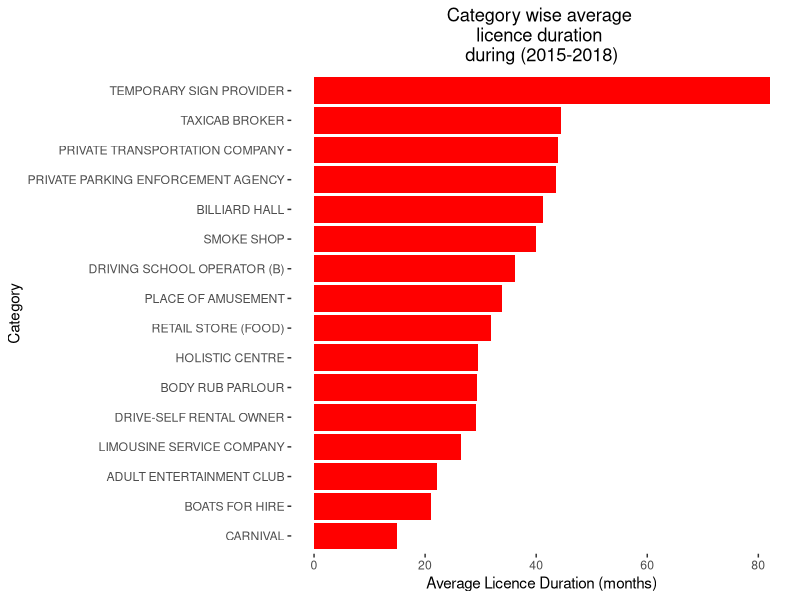
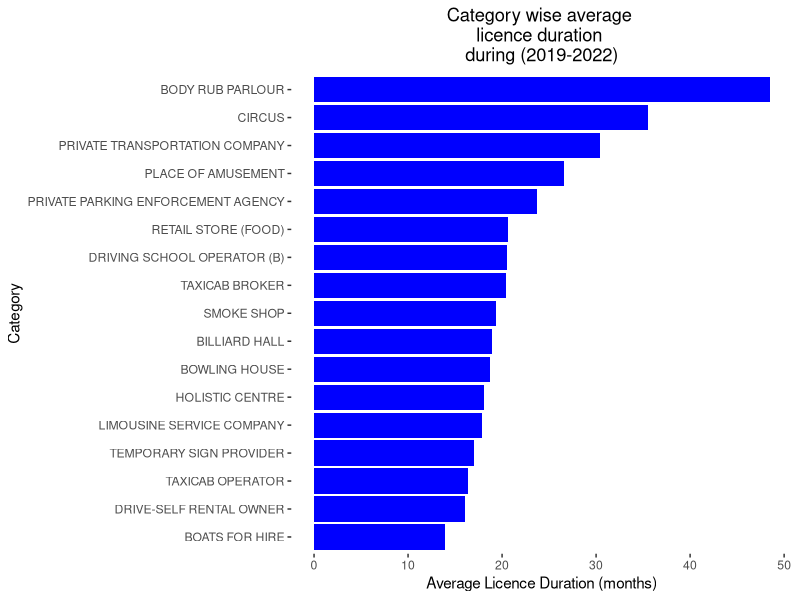
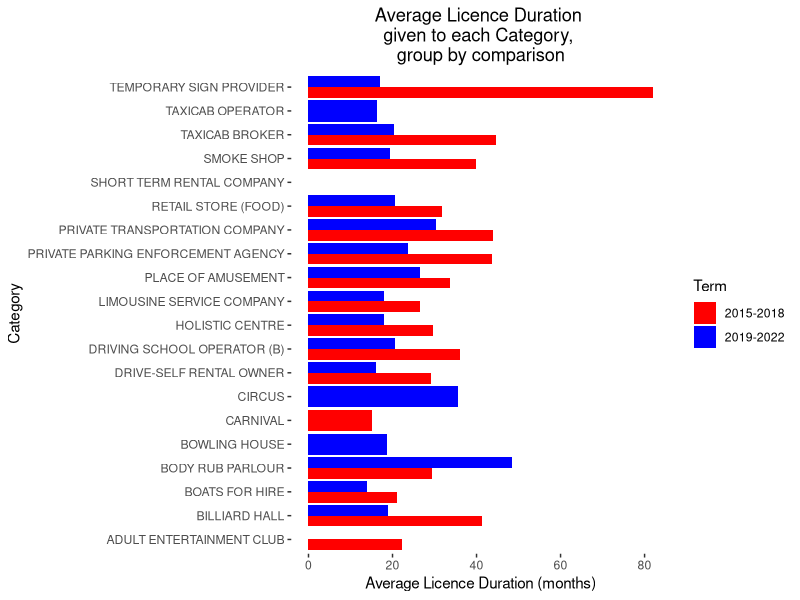
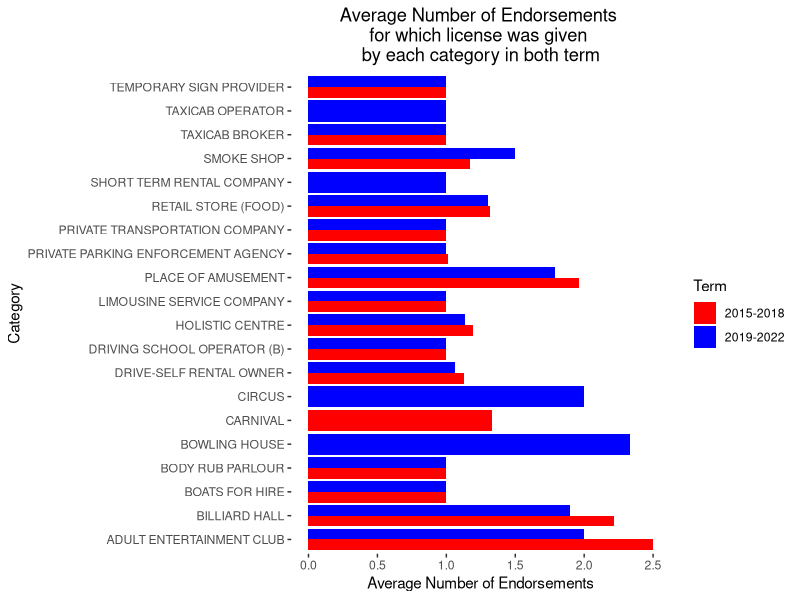

The R script that drew these images, in order:
## ---- chunk 1
#| include: false
#| warning: false
#| message: false
library(tidyverse)
library(knitr)
library(kableExtra)
library(here)
library(ggplot2)
## ---- chunk 2
#| echo: false
#| warning: false
#| message: false
#| label: tbl-sampledata
#| tbl-cap: "Sample of cleaned Municipal Licensing & Standards data set (Issue Duration in Months)"

cleaned_data <- read_csv(file = here("inputs/data/cleaned_data.csv"))
cleaned_data <- as.data.frame(cleaned_data)
res <- head(cleaned_data)
colnames(res) <- c('Category', 'Num Endorsements', 'Issued year', 'Issue duration')
kable(res) 
## ---- chunk 3
#| echo: false
#| warning: false
#| message: false
#| label: tbl-catall
#| tbl-cap: "Licenses issued during all years"

cleaned_data <- read_csv(file = here("inputs/data/cleaned_data.csv"))
df1 <- as.data.frame(prop.table(table(cleaned_data$Category)))
colnames(df1) <- c("Category", "Percentage(%)")
df1$`Percentage(%)` <- df1$`Percentage(%)`*100
result <- kable(df1) 
result
## ---- chunk 4
#| echo: false
#| warning: false
#| message: false
#| label: tbl-term1
#| tbl-cap: "Licenses issued during 2015-2018"

df_2015_2018 <- cleaned_data %>% filter(Issued_year %in% seq(2015, 2018))
df2 <- as.data.frame(prop.table(table(df_2015_2018$Category)))
colnames(df2) <- c("Category", "Percentage(%)")
df2$`Percentage(%)` <- df2$`Percentage(%)`*100
result <- kable(df2) 
result 
## ---- chunk 5
#| echo: false
#| warning: false
#| message: false
#| label: tbl-term2
#| tbl-cap: "Licenses issued during 2019-2022"

df_2019_2022 <- cleaned_data %>% filter(Issued_year %in% seq(2019, 2022))
df3 <- as.data.frame(prop.table(table(df_2019_2022$Category)))
colnames(df3) <- c("Category", "Percentage(%)")
df3$`Percentage(%)` <- df3$`Percentage(%)`*100
result <- kable(df3) 
result 
## ---- chunk 6
#| echo: false
#| eval: true
#| warning: false
#| message: false
#| label: fig-plots_1
#| fig-pos: "H"
#| fig-cap: "Category wise average licence duration (Months) \nfor reference" 
#| fig-subcap:
#|   - "During (2015-2018)"
#|   - "During (2019-2022)" 
#| layout-ncol: 2

df_2015_2018_duration <- df_2015_2018 %>% group_by(Category) %>% summarise(mean(Issue_duration, na.rm = TRUE))
colnames(df_2015_2018_duration) <- c("Category", "AverageDuration")
df_2015_2018_duration <- df_2015_2018_duration %>% arrange(desc(AverageDuration)) %>% drop_na()

df_2019_2022_duration <- df_2019_2022 %>% group_by(Category) %>% summarise(mean(Issue_duration, na.rm = TRUE))
colnames(df_2019_2022_duration) <- c("Category", "AverageDuration")
df_2019_2022_duration <- df_2019_2022_duration %>% arrange(desc(AverageDuration)) %>% drop_na()

g1 <- ggplot(df_2015_2018_duration, aes(x = reorder(Category, AverageDuration), y = AverageDuration)) +
  geom_bar(stat = "identity", fill ="red") +
  labs(title = "Category wise average \nlicence duration \nduring (2015-2018)", 
       x = "Category", y = "Average Licence Duration (months)") +
  theme(plot.title = element_text(hjust = 0.5), panel.grid = element_blank(), 
        panel.background = element_rect(fill = "white")) + coord_flip()
print(g1)

g2 <- ggplot(df_2019_2022_duration, aes(x = reorder(Category, AverageDuration), y = AverageDuration)) +
  geom_bar(stat = "identity", fill ="blue") +
  labs(title = "Category wise average \nlicence duration \nduring (2019-2022)", 
       x = "Category", y = "Average Licence Duration (months)") +
  theme(plot.title = element_text(hjust = 0.5), panel.grid = element_blank(), 
        panel.background = element_rect(fill = "white")) + coord_flip()
print(g2)

## ---- chunk 7
#| echo: false
#| eval: true
#| warning: false
#| message: false
#| label: fig-plots_combined
#| fig-pos: "H"
#| fig-cap: "Category wise average licence duration (Months)" 

df_2015_2018$Term <- "2015-2018"
df_2019_2022$Term <- "2019-2022"
df_combined <- rbind(df_2015_2018, df_2019_2022)
df_combined_duration <- df_combined %>% group_by(Term, Category) %>% summarise(mean(Issue_duration, na.rm = TRUE))
colnames(df_combined_duration) <- c("Term", "Category", "AverageDuration")

g5 <- ggplot(df_combined_duration, aes(x = Category, 
                                       y = AverageDuration, fill=Term)) +
  geom_bar(stat = "identity", position = "dodge") +
  labs(title = "Average Licence Duration \ngiven to each Category, \ngroup by comparison", 
       x = "Category", y = "Average Licence Duration (months)") +
  scale_fill_manual(values = c('2015-2018'='red','2019-2022'='blue'))+
  theme(plot.title = element_text(hjust = 0.5), panel.grid = element_blank(), 
        panel.background = element_rect(fill = "white")) + coord_flip()
print(g5)
## ---- chunk 8
#| echo: false
#| eval: true
#| warning: false
#| message: false
#| label: fig-plots_combined_endors
#| fig-pos: "H"
#| fig-cap: "Category wise average number of endorsements" 

df_combined_num_exp <- df_combined %>% group_by(Term, Category) %>% summarise(mean(Num_Endorsements, na.rm = TRUE))
colnames(df_combined_num_exp) <- c("Term", "Category", "AverageNumExp")
g7 <- ggplot(df_combined_num_exp, aes(x = Category, 
                                       y = AverageNumExp, fill=Term)) +
  geom_bar(stat = "identity", position = "dodge") +
  labs(title = "Average Number of Endorsements \nfor which license was given \nby each category in both term", 
       x = "Category", y = "Average Number of Endorsements") +
  scale_fill_manual(values = c('2015-2018'='red','2019-2022'='blue'))+
  theme(plot.title = element_text(hjust = 0.5), panel.grid = element_blank(), 
        panel.background = element_rect(fill = "white")) + coord_flip()
print(g7)
